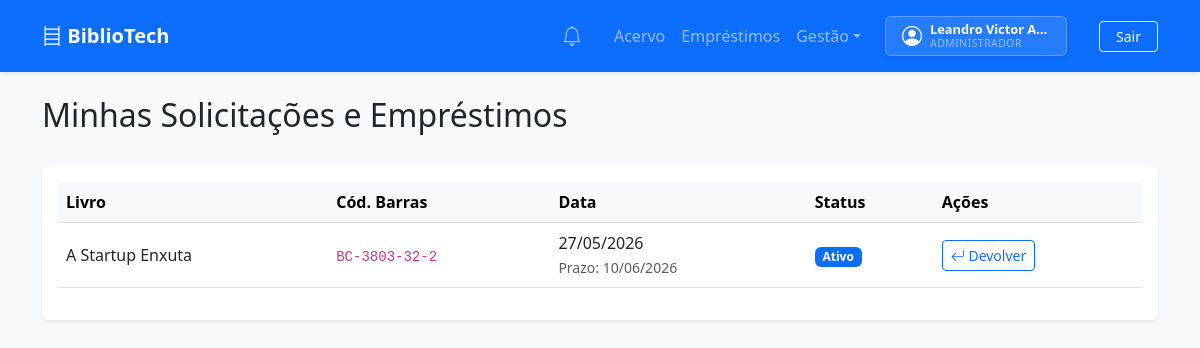
The app's page /emprestimos/ (signed in) with its own data.
### apps/app_usuarios/models.py (models this page shows, shortened)
class Usuario(AbstractUser):
    PAPEL_CHOICES = (
        ('usuario', 'Usuário Comum'),
        ('bibliotecario', 'Bibliotecário'),
        ('admin', 'Administrador'),
    )
    id = models.UUIDField(primary_key=True, default=uuid.uuid4, editable=False)
    nome = models.CharField(max_length=255)
    email = models.EmailField(unique=True)
    papel = models.CharField(max_length=20, choices=PAPEL_CHOICES, default='usuario')
    biblioteca = models.ForeignKey(
        'app_bibliotecas.Biblioteca',
        on_delete=models.SET_NULL,
        null=True,
        blank=True,
        related_name='usuarios',
        help_text="Obrigatório apenas para Bibliotecários. Usuários comuns podem alugar de várias bibliotecas."
    )
    criado_em = models.DateTimeField(auto_now_add=True)
    USERNAME_FIELD = 'email'
    REQUIRED_FIELDS = ['username', 'nome']
    @property
    def is_bibliotecario(self):
        return self.papel == 'bibliotecario'
    @property
    def is_admin_system(self):
        return self.papel == 'admin' or self.is_superuser

### apps/app_emprestimos/models.py (models this page shows, shortened)
class Emprestimo(models.Model):
    STATUS_CHOICES = (
        ('pendente', 'Pendente de Validação'),
        ('ativo', 'Ativo'),
        ('devolvido', 'Devolvido'),
        ('atrasado', 'Atrasado'),
    )
    id = models.UUIDField(primary_key=True, default=uuid.uuid4, editable=False)
    usuario = models.ForeignKey(
        settings.AUTH_USER_MODEL,
        on_delete=models.CASCADE,
        related_name='emprestimos'
    )
    exemplar = models.ForeignKey(
        'app_acervo.Exemplar',
        on_delete=models.CASCADE,
        related_name='historico_emprestimos'
    )
    data_emprestimo = models.DateField(default=timezone.now)
    data_prazo = models.DateField()
    data_devolucao = models.DateField(null=True, blank=True)
    status = models.CharField(max_length=20, choices=STATUS_CHOICES, default='pendente')
    class Meta:
        ordering = ['-data_emprestimo']
        verbose_name = 'Empréstimo'
        verbose_name_plural = 'Empréstimos'

### apps/app_acervo/models.py (models this page shows, shortened)
class Exemplar(models.Model):
    STATUS_CHOICES = (
        ('disponivel', 'Disponível'),
        ('emprestado', 'Emprestado'),
        ('manutencao', 'Em Manutenção'),
    )
    id = models.UUIDField(primary_key=True, default=uuid.uuid4, editable=False)
    livro = models.ForeignKey(
        Livro,
        on_delete=models.CASCADE,
        related_name='exemplares'
    )
    status = models.CharField(
        max_length=20,
        choices=STATUS_CHOICES,
        default='disponivel'
    )
    codigo_barras = models.CharField(max_length=100, unique=True)

class Livro(models.Model):
    id = models.UUIDField(primary_key=True, default=uuid.uuid4, editable=False)
    isbn = models.CharField(max_length=13, unique=True)
    titulo = models.CharField(max_length=255)
    autor = models.CharField(max_length=255)
    categoria = models.CharField(max_length=100)
    biblioteca = models.ForeignKey(
        'app_bibliotecas.Biblioteca',
        on_delete=models.CASCADE,
        related_name='livros'
    )

### apps/app_emprestimos/views.py (the view)
# urls.py: path('', views.lista_emprestimos, name='lista_emprestimos'),
@login_required
def lista_emprestimos(request):
    if request.user.is_bibliotecario or request.user.is_admin_system:
        q = Emprestimo.objects.filter(status__in=['pendente', 'ativo'])
        if not request.user.is_admin_system:
            q = q.filter(exemplar__livro__biblioteca=request.user.biblioteca)
    else:
        q = Emprestimo.objects.filter(usuario=request.user)
    return render(request, 'emprestimos/lista.html', {'emprestimos': q, 'today': timezone.now().date()})

### apps/app_notificacoes/context_processors.py (called while the page is built)
def notificacoes_context(request):
    if request.user.is_authenticated:
        count = Notificacao.objects.filter(usuario=request.user, lida=False).count()
        return {'notificacoes_nao_lidas': count}
    return {'notificacoes_nao_lidas': 0}

### apps/app_notificacoes/services.py (called while the page is built, shortened)
def verificar_prazos(usuario):
    from django.apps import apps
    if not apps.is_installed('app_emprestimos'):
        return
    from app_emprestimos.models import Emprestimo
    hoje = timezone.now().date()
    emprestimos = Emprestimo.objects.filter(usuario=usuario, status='ativo')

### templates/emprestimos/lista.html (shortened to what this page needs)
{% extends 'base.html' %}
{% block content %}
<div class="d-flex justify-content-between align-items-center mb-4">
    <h2>{% if user.is_bibliotecario %}Gerenciar Empréstimos e Pedidos{% else %}Minhas Solicitações e Empréstimos{% endif %}</h2>
</div>
<div class="card shadow-sm border-0">
    <div class="card-body">
        <div class="table-responsive">
            <table class="table table-hover align-middle">
                <thead class="table-light">
                    <tr>
                        <th>Livro</th>
                        <th>Cód. Barras</th>
                        <th>Data</th>
                        <th>Status</th>
                        <th>Ações</th>
                    </tr>
                </thead>
                <tbody>
                    {% for emprestimo in emprestimos %}
                    <tr>
                        <td>{{ emprestimo.exemplar.livro.titulo }}</td>
                        <td><code>{{ emprestimo.exemplar.codigo_barras }}</code></td>
                        <td>
                            {% if emprestimo.status == 'pendente' %}
                                <small>Pedido em: {{ emprestimo.data_emprestimo|date:"d/m/Y" }}</small>
                            {% else %}
                                {{ emprestimo.data_emprestimo|date:"d/m/Y" }}<br>
                                <small class="text-muted">Prazo: {{ emprestimo.data_prazo|date:"d/m/Y" }}</small>
                            {% endif %}
                        </td>
                        <td>
                            <span class="badge
                                {% if emprestimo.status == 'pendente' %}bg-warning text-dark
                                {% elif emprestimo.status == 'ativo' %}bg-primary
                                {% elif emprestimo.status == 'devolvido' %}bg-success
                                {% else %}bg-danger{% endif %}">
                                {{ emprestimo.get_status_display }}
                            </span>
                        </td>
                        <td>
                            {% if user.is_bibliotecario or user.is_admin_system %}
                                {% if emprestimo.status == 'pendente' %}
                                    <form action="{% url 'validar_emprestimo' emprestimo.id %}" method="post" class="d-inline">
                                        {% csrf_token %}
                                        <button type="submit" name="acao" value="aprovar" class="btn btn-sm btn-success">
                                            <i class="bi bi-check-lg"></i> Validar
                                        </button>
                                        <button type="submit" name="acao" value="rejeitar" class="btn btn-sm btn-outline-danger">
                                            <i class="bi bi-x-lg"></i> Rejeitar
                                        </button>
                                    </form>
                                {% elif emprestimo.status == 'ativo' %}
                                    <form action="{% url 'registrar_devolucao' emprestimo.id %}" method="post" class="d-inline">
                                        <button type="submit" class="btn btn-sm btn-outline-primary">
                                            <i class="bi bi-arrow-return-left"></i> Devolver
                                        </button>
                                    </form>
                                {% endif %}
                            {% else %}
                                {% if emprestimo.status == 'pendente' %}
                                    <span class="text-muted small">Aguardando bibliotecário...</span>
                                {% elif emprestimo.status == 'ativo' %}
                                    <span class="text-primary small">Em posse do livro</span>
                                {% endif %}
                            {% endif %}
                        </td>
                    </tr>
                    {% empty %}
                    <tr>
                        <td colspan="6" class="text-center text-muted py-4">
                            Nenhuma atividade encontrada.
                        </td>
                    </tr>
                    {% endfor %}
                </tbody>
            </table>
        </div>
    </div>
</div>
{% endblock %}

### templates/base.html (shortened to what this page needs)
<!DOCTYPE html>
<html lang="pt-br">
<head>
    <link rel="stylesheet" href="https://cdn.jsdelivr.net/npm/bootstrap@5.3.0/dist/css/bootstrap.min.css">
    <link rel="stylesheet" href="https://cdn.jsdelivr.net/npm/bootstrap-icons@1.11.3/font/bootstrap-icons.min.css">
    {% load static %}
    <link rel="stylesheet" href="{% static 'usuarios/css/style.css' %}">
</head>
<body hx-headers='{"X-CSRFToken": "{{ csrf_token }}"}'>
    <nav class="navbar navbar-expand-lg navbar-dark bg-primary shadow-sm">
        <div class="container">
            <a class="navbar-brand fw-bold" href="{% url 'home' %}">
                <i class="bi bi-bookshelf"></i> BiblioTech
            </a>
            <div class="collapse navbar-collapse" id="navbarNav">
                <ul class="navbar-nav ms-auto align-items-center">
                    {% if user.is_authenticated %}
                        <li class="nav-item me-3">
                            <a class="nav-link position-relative py-1" href="{% url 'notificacoes:lista' %}">
                                <i class="bi bi-bell fs-5"></i>
                            </a>
                        </li>
                        <li class="nav-item"><a class="nav-link" href="{% url 'lista_livros' %}">Acervo</a></li>
                        <li class="nav-item"><a class="nav-link" href="{% url 'lista_emprestimos' %}">Empréstimos</a></li>
                        {% if user.is_admin_system %}
                        <li class="nav-item dropdown">
                            <a class="nav-link dropdown-toggle" href="#" role="button" data-bs-toggle="dropdown">Gestão</a>
                        </li>
                        {% endif %}
                        <a class="nav-link" href="{% url 'perfil' %}">
                            <li class="nav-item d-flex align-items-center me-3 ms-lg-2">
                                <div class="bg-white bg-opacity-10 border border-white border-opacity-25 rounded px-3 py-1 d-flex align-items-center shadow-sm" style="min-width: 160px;">
                                    <div class="me-2 text-white">
                                        <i class="bi bi-person-circle fs-5"></i>
                                    </div>
                                    <div class="lh-1">
                                        <div class="text-white small fw-bold" style="font-size: 0.8rem; white-space: nowrap; overflow: hidden; text-overflow: ellipsis; max-width: 120px;">
                                            {{ user.nome|default:user.username }}
                                        </div>
                                        <div class="text-white-50" style="font-size: 0.65rem; text-transform: uppercase; letter-spacing: 0.5px; margin-top: 2px;">
                                            {{ user.get_papel_display }}
                                        </div>
                                    </div>
                                </div>
                            </li>
                        </a>
                        <li class="nav-item ms-lg-2">
                            <form action="{% url 'logout' %}" method="post" style="display: inline;">
                                <button type="submit" class="btn btn-outline-light btn-sm px-3">Sair</button>
                            </form>
                        </li>
                    {% else %}
                        <li class="nav-item"><a class="nav-link" href="{% url 'login' %}">Login</a></li>
                        <li class="nav-item"><a class="nav-link btn btn-light btn-sm text-primary ms-lg-2 px-3" href="{% url 'registro' %}">Registrar</a></li>
                    {% endif %}
                </ul>
            </div>
        </div>
    </nav>
    <div class="container mt-4" id="main-content">
        {% block content %}{% endblock %}
    </div>
</body>
</html>

### static/usuarios/css/style.css (style rules this page uses)
body { background-color: #f8f9fa; }
.card { box-shadow: 0 4px 6px rgba(0,0,0,0.1); }
#main-content { min-height: calc(100vh - 200px); padding-bottom: 5rem; }

### records on screen
Usuario: nome "Leandro Victor A…", papel "ADMINISTRADOR"
Emprestimo: exemplar.livro.titulo "A Startup Enxuta", exemplar.codigo_barras "BC-3803-32-2", data_emprestimo "27/05/2026", data_prazo "10/06/2026", status "Ativo", shows "Devolver"
